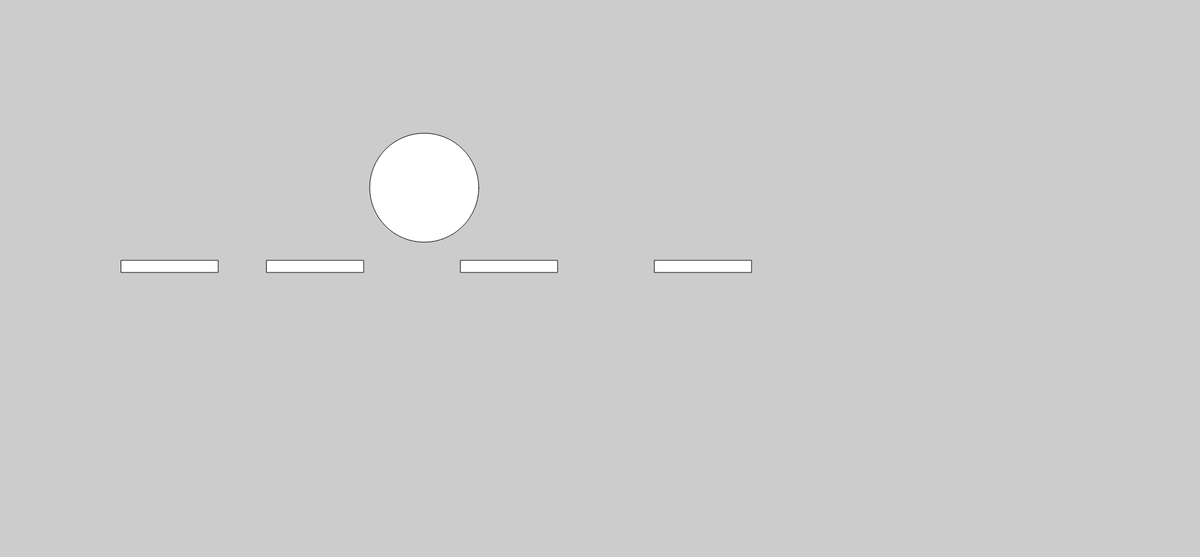
Frame 1 (no input)
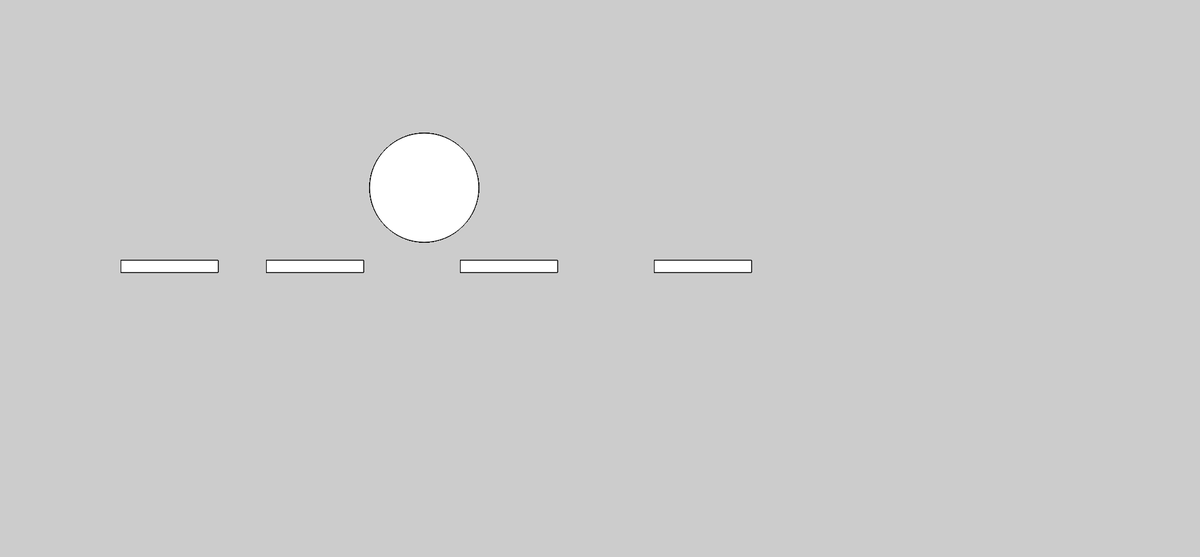
Frame 60 (no input)
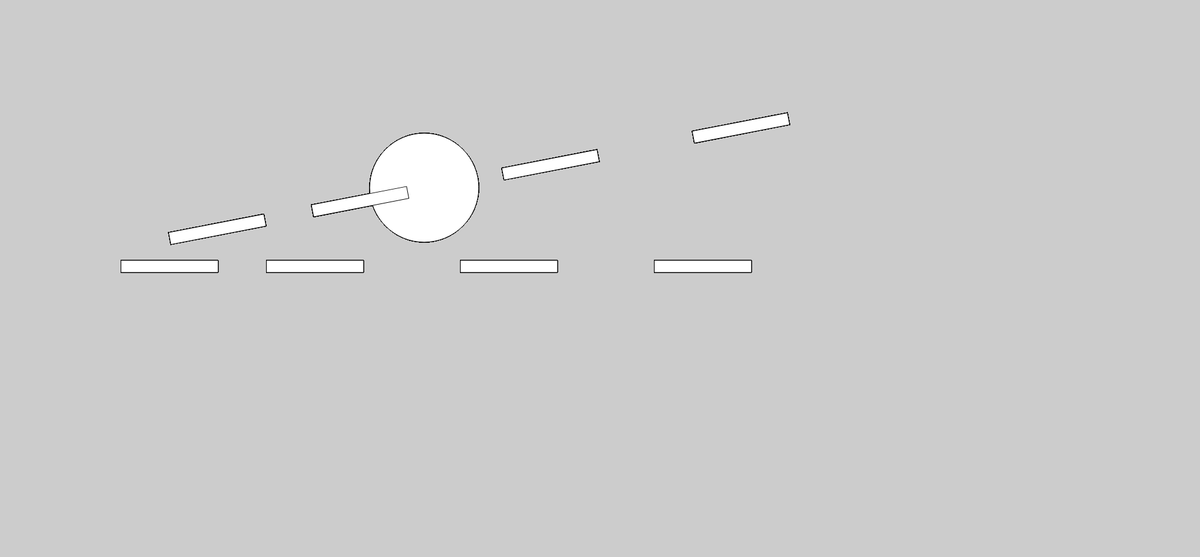
Frame 120 (the mouse pressed at the canvas centre since frame 60)

The p5.js sketch that drew these frames (run headless with seeded random() and noise() and a simulated clock; from frame 60 on, the mouse is pressed at the canvas centre):

// p5.js sketch
// ── sketch.js
//  Variables:

function setup() {
    createCanvas(1980, 920);
    background(204);

}

function draw() {

    //  creates a center ellipse
    ellipse(700, 310, 180, 180);
    //  creates rotation in radiants
    rotate(mouseX / 80.0);
    rect(1080, 430, 160, 20);
    rect(760, 430, 160, 20);
    rect(440, 430, 160, 20);
    rect(200, 430, 160, 20);



}
